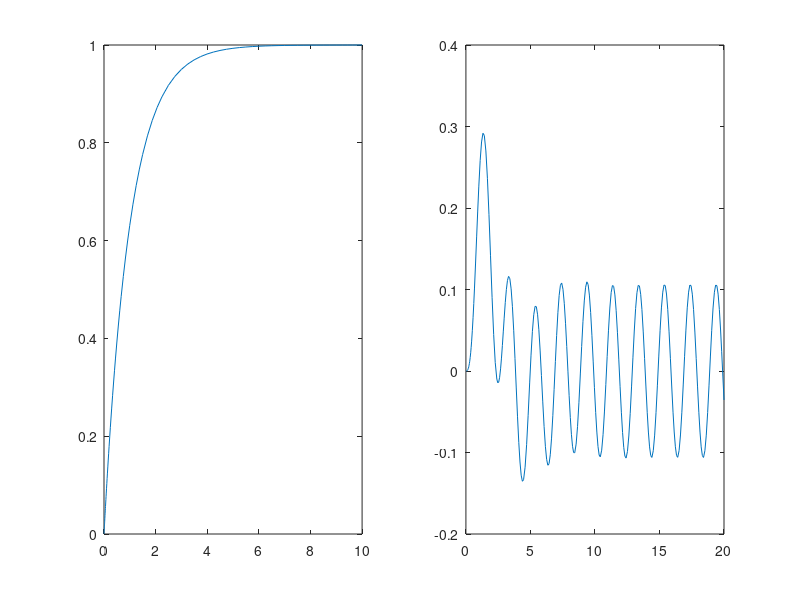

The MATLAB script that drew this image:
%%%%%%%%%%%%%%%%%%%%%%%%%%%%%%%%%%CREDITS%%%%%%%%%%%%%%%%%%%%%%%%%%%%%%%
%
%   ode45 Example
%   Written by: Casper Versteeg
%   Duke University
%   2020/12/03
%
%%%%%%%%%%%%%%%%%%%%%%%%%%%%%%%%%%CREDITS%%%%%%%%%%%%%%%%%%%%%%%%%%%%%%%
clear all; close all; clc;
%%%%%%%%%%%%%%%%%%%%%%%%%%%%INITIALIZE VARIABLES%%%%%%%%%%%%%%%%%%%%%%%%

ode1 = @(t, x) exp(-t);         % x_dot = exp(-t) --> x = -exp(-t) + C
ode2 = @(t, x) [-x(2) - x(1) + sin(pi*t); x(1)]; 

%%%%%%%%%%%%%%%%%%%%%%%%%%%%%%END INITIALIZE%%%%%%%%%%%%%%%%%%%%%%%%%%%%

[T1,X1] = ode45(ode1, [0 10], 0);
[T2,X2] = ode45(ode2, [0 20], [0; 0]);

subplot(1,2,1);
plot(T1, X1);

subplot(1,2,2);
plot(T2, X2(:,2));
